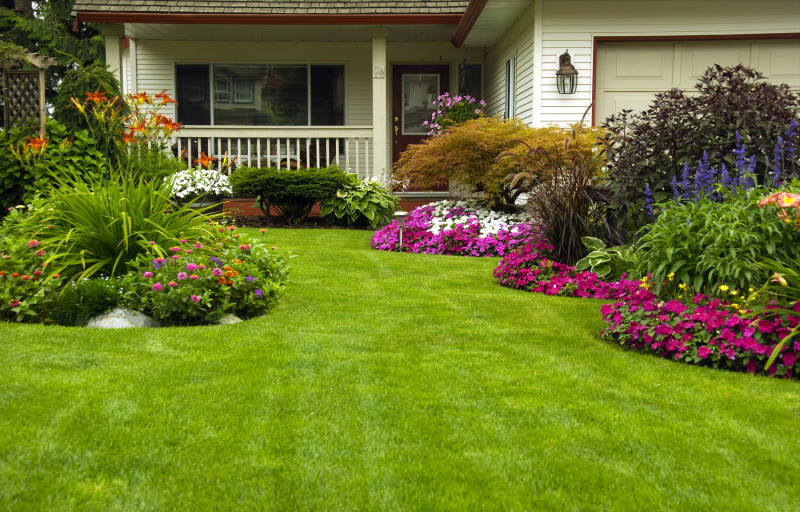
#> input picture tools/tests/images/1 zone.jpg, 1600 x 1024 px (shown at 1/2 size)
$ python -i zones_photo_api.py   (imports and definitions only)
#> lines starting #> are read from the running program, lines starting #| are printed output that depends on the picture
### services/image_pipeline.py
"""Single image-optimization pipeline used by every upload handler.

Issue #49: every uploaded image (zone photo, zones map, future uploaders)
goes through ``optimize_uploaded_image`` so we always:

* honour EXIF orientation,
* enforce a 50 MP decompression-bomb cap,
* convert to RGB,
* downscale the long edge to ``max_dim`` (default 2400 px),
* encode as WebP lossy q=95 / method=6,
* strip metadata (Pillow does not copy EXIF when ``exif`` kwarg is absent).

Heavy/varargs handlers (e.g. zones photo that needs main + 400x400 thumb)
share the decode-and-guard step via :func:`load_safe_image`; the encode
step is :func:`encode_webp`.
"""

from __future__ import annotations

import io
import logging

from PIL import Image, ImageOps

logger = logging.getLogger(__name__)

# Decompression-bomb guard (also enforced in zones_photo_api for the
# two-variant path — keep the cap consistent across uploaders).
MAX_INPUT_PIXELS = 50_000_000

DEFAULT_MAX_DIM = 2400
DEFAULT_WEBP_QUALITY = 95
DEFAULT_WEBP_METHOD = 6


class ImageTooLargeError(ValueError):
    """Raised when an input image exceeds the pixel-count safety cap."""


def load_safe_image(file_data: bytes) -> Image.Image:
    """Decode bytes -> Pillow Image, applying EXIF rotation and pixel cap.

    Returns an RGB image (mode == "RGB"). Raises ImageTooLargeError if
    the input would exceed MAX_INPUT_PIXELS pixels. Other Pillow/IO
    errors propagate to the caller.
    """
    img = Image.open(io.BytesIO(file_data))
    img.load()  # force decode so PIL raises here, not later
    w0, h0 = img.size
    if w0 * h0 > MAX_INPUT_PIXELS:
        raise ImageTooLargeError(f"image too large: {w0}x{h0} ({w0 * h0} px) exceeds {MAX_INPUT_PIXELS}")
    try:
        img = ImageOps.exif_transpose(img)
    except (ValueError, TypeError, OSError) as e:
        logger.debug("load_safe_image: exif_transpose ignored: %s", e)
    if img.mode != "RGB":
        img = img.convert("RGB")
    return img


# [32 lines left out: functions encode_webp, optimize_uploaded_image, not called in this run]

### routes/zones_photo_api.py
"""Zones Photo API — upload, delete, rotate, get zone photos."""

import io
import json
import logging
import os
import sqlite3
import threading
from functools import wraps

from flask import Blueprint, current_app, jsonify, request, send_file

from database import db
from services.audit import audit_log
from services.helpers import (
    ALLOWED_EXTENSIONS,
    ALLOWED_MIME_TYPES,
    MAX_FILE_SIZE,
    UPLOAD_FOLDER,
    ZONE_MEDIA_SUBDIR,
    UnsafePathError,
    safe_zone_photo_path,
)
from services.image_pipeline import ImageTooLargeError, encode_webp, load_safe_image

try:
    from PIL import Image, ImageOps
except ImportError:
    Image = None
    ImageOps = None

logger = logging.getLogger(__name__)

# [1 line that did not run here, left out]
_PHOTO_LOCKS: dict[int, threading.RLock] = {}
_PHOTO_LOCKS_GUARD = threading.Lock()


# [11 lines left out: function _serialize_photo_mutation, not called in this run]


# ---- Image helpers ----
# Issue #49: decode/EXIF/RGB/50 MP-cap moved into services.image_pipeline so
# every upload handler shares one path. Two-variant rendering stays here
# because the thumb is a domain-specific 400x400 center-crop that no other
# uploader needs.


def allowed_file(filename):
    return "." in filename and filename.rsplit(".", 1)[1].lower() in ALLOWED_EXTENSIONS


def render_two_variants(image_bytes):
    """Issue #11: produce (main_webp_bytes, thumb_webp_bytes) from one input.

    - Main: long edge resized to <=1920, aspect preserved, WebP q=92.
    - Thumb: 400x400 center-crop, WebP q=90.
    Single PIL decode (via services.image_pipeline.load_safe_image which also
    applies EXIF rotation, RGB conversion and the 50 MP cap) then both
    outputs are encoded from the same in-memory image.
    Raises ImageTooLargeError if input exceeds the pixel safety cap.
    Other Pillow/IO errors propagate to caller.
    """
    img = load_safe_image(image_bytes)

    # Main: long edge <= 1920, preserve aspect.
    w, h = img.size
    if max(w, h) > 1920:
        scale = 1920 / float(max(w, h))
        main = img.resize((max(1, int(w * scale)), max(1, int(h * scale))), Image.Resampling.LANCZOS)
    else:
        main = img.copy()
    main_bytes = encode_webp(main, quality=92)

    # Thumb: 400x400 center-crop (no stretching).
    tw = th = 400
    rw, rh = img.size
    scale = max(tw / rw, th / rh)
    sized = img.resize((max(tw, int(rw * scale)), max(th, int(rh * scale))), Image.Resampling.LANCZOS)
    left = max(0, (sized.size[0] - tw) // 2)
    top = max(0, (sized.size[1] - th) // 2)
    cropped = sized.crop((left, top, left + tw, top + th))
    thumb_bytes = encode_webp(cropped, quality=90)

    return main_bytes, thumb_bytes


# [488 lines left out: functions _atomic_write, normalize_image, _archive_old_zone_file, _rollback_photo_upload, upload_zone_photo, delete_zone_photo and 2 more, not called in this run]

>>> import cv2
>>> picture = cv2.imread('../tools/tests/images/1 zone.jpg', cv2.IMREAD_GRAYSCALE)
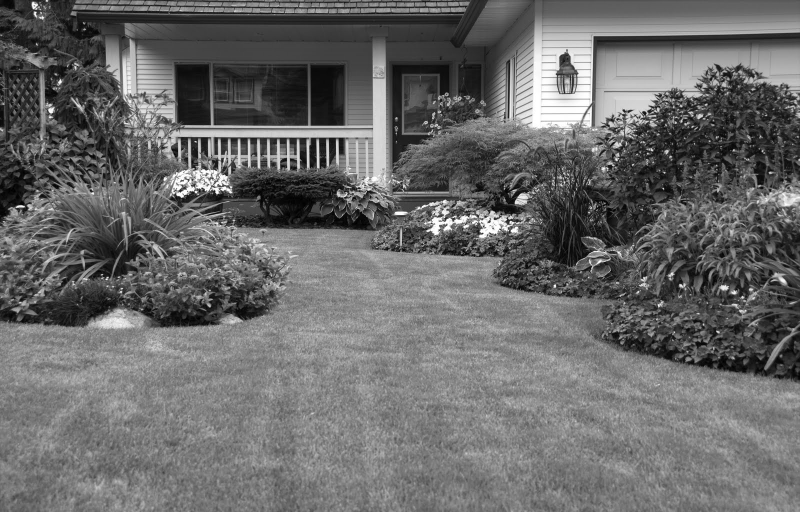
#> picture: shape (1024, 1600) (shown at 1/2 size); min 0, max 255, mean 105.8
#> (the run stopped early here; a loop or call above may not have finished)

$ run again, on tools/tests/images/3 zone.jpg
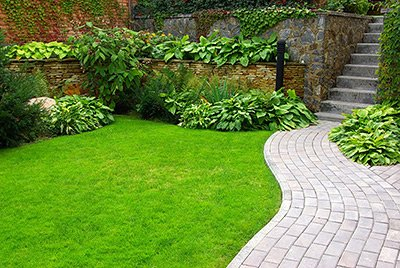
#> input picture tools/tests/images/3 zone.jpg, 400 x 268 px
#> `picture = cv2.imread('../tools/tests/images/1 zone.jpg', cv2.IMREAD_GR..`:
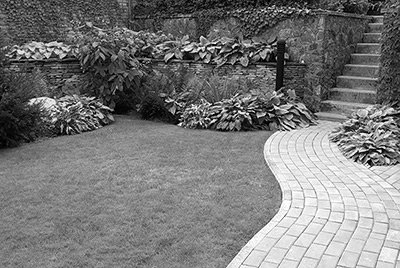
#> picture: shape (268, 400); min 0, max 255, mean 121.4
